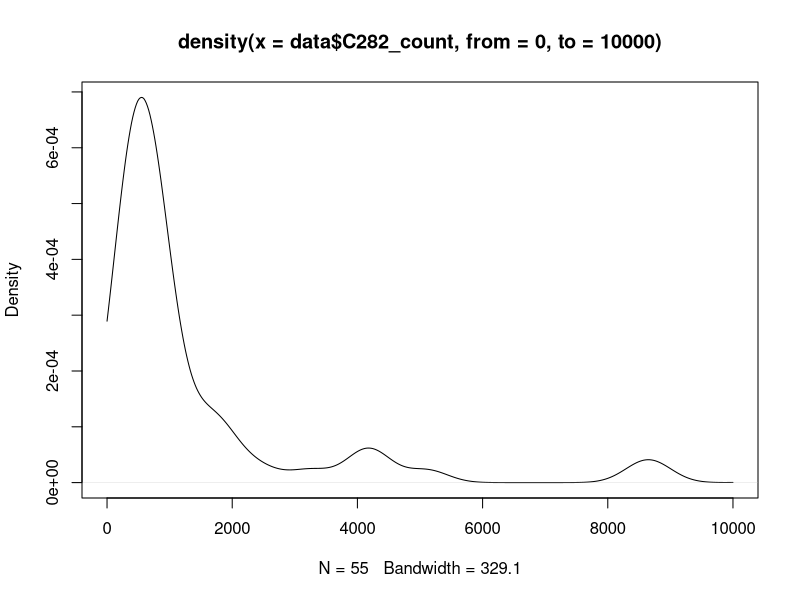
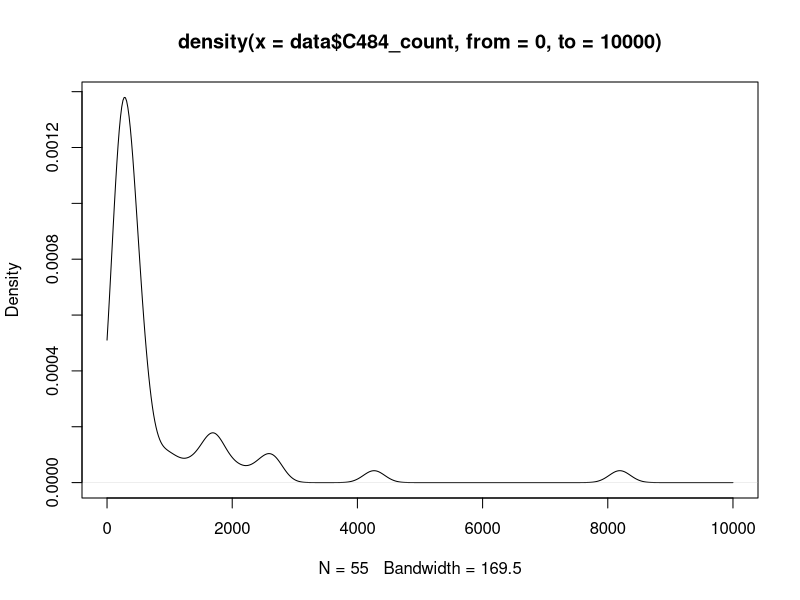
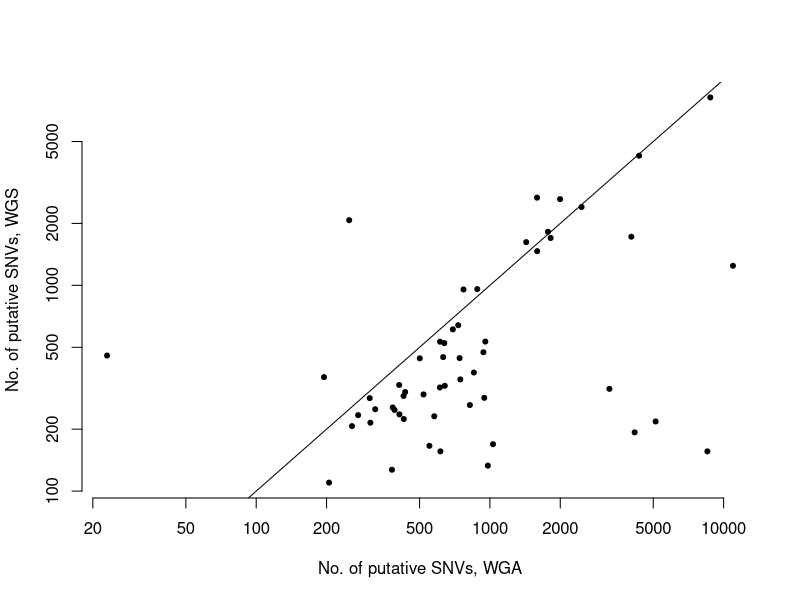
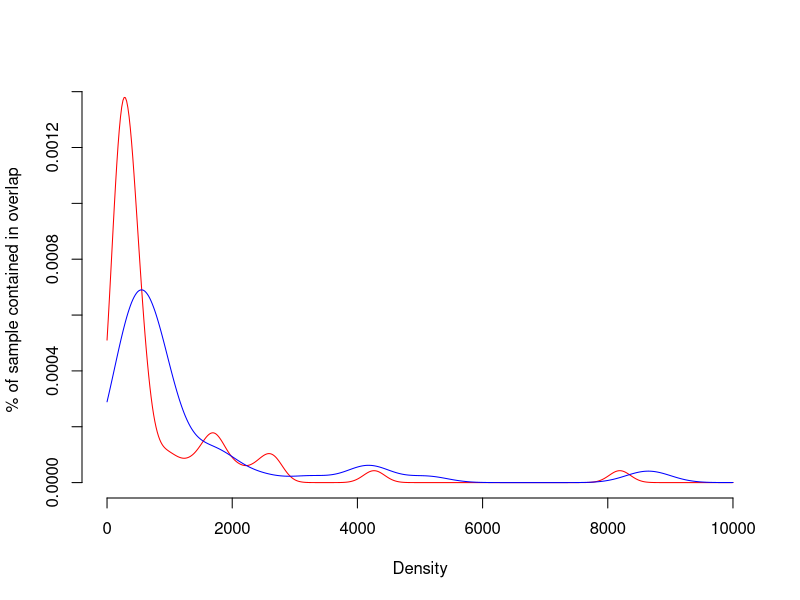
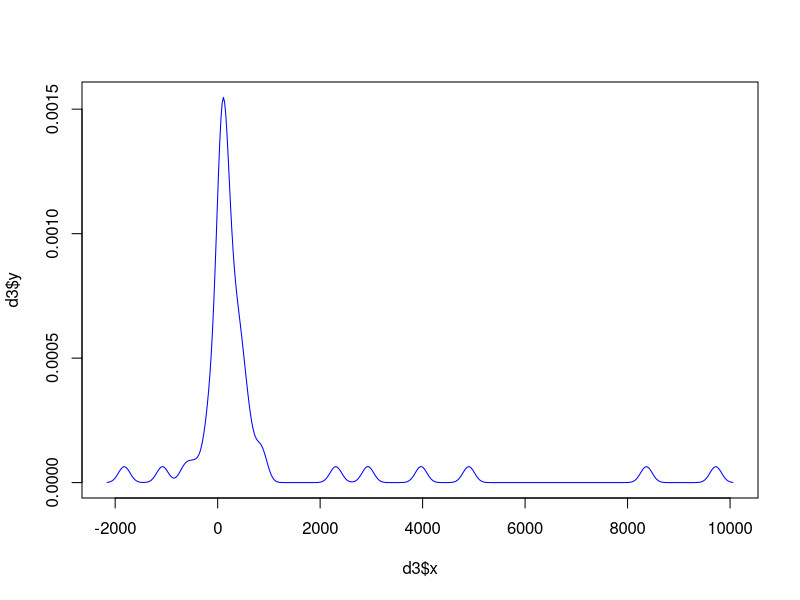

R code for these plots, in order:
## This is for figure 3 in the paper
## and hte plot with the trendline (3)

# setwd( "/share/WilkeLab/work/dzd58/TCGA_Reanalysis/GBM_genomics/FIGURES/" )

# this script makes histograms of mutation frequency for the different data sets

# first load the data
data = read.table( "../FIGURE_DATA/unfiltered_WGS-WGA_counts.txt", header=T )

# density plot of C282
pdf( "../FIGURE_PDFS/unfiltered_C282_density.pdf" )
d1 = density( data$C282_count, from=0, to=10000 )
plot(d1)
dev.off()

# density plot of C484
pdf( "../FIGURE_PDFS/unfiltered_C484_density.pdf" )
d2 = density( data$C484_count, from=0, to=10000 )
plot(d2)
dev.off()

# plot of (paired) C282 against C484, with a line at 1 to see how things fall
# anything below the line is in line with the hypothesis, above is bad
#png( "../FIGURE_PDFS/C282_v_C484.png" )
pdf( "../FIGURE_PDFS/C282_v_C484.pdf" )
par(bty='n')
plot(data$C282_count, data$C484_count, log='xy', pch=20, xlab="No. of putative SNVs, WGA", ylab="No. of putative SNVs, WGS" )
abline(0,1)
dev.off()

# the two density plots on top of each other, to see what is going on
pdf( "../FIGURE_PDFS/unfiltered_C282_C484_density.pdf" )
par(bty='n')
plot( d2$x, d2$y, type='l', col='red', xlab="Density", ylab="% of sample contained in overlap")
lines( d1$x, d1$y, col='blue' )
dev.off()

# and finally, the differene: how much bigger is the one than the other?
pdf( "../FIGURE_PDFS/unfiltered_C282-C484.pdf" ) 
d3 = density( data$C282_count-data$C484_count )
plot( d3$x, d3$y, type='l', col='blue')
dev.off()





